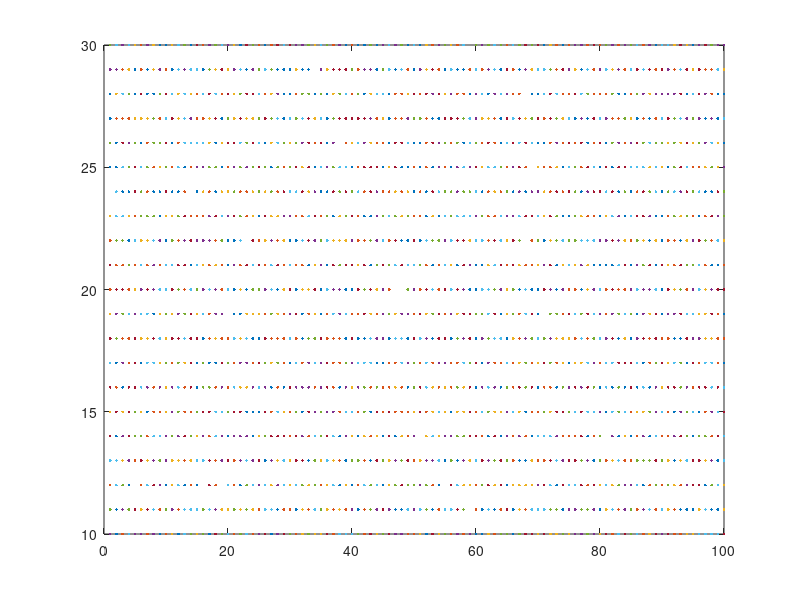

MATLAB code for this plot:
%% Using Matlab to generate random numbers, vectors and matrices
% selected from a uniform or normal distribution

clear all; close all; clc;

% rng(0) will reset the random number generating seed
% rng('shuffle')
% rng('default')

% generate a random number uniformly distributed within [0,1]
rand

% 2x2 matrix of random numbers
rand(2)

% if the matrix is not square, specify both dimensions
rand(1,3)

% becomes more uniform as we use more points
x = rand(1e3,1);
hist(x);

% how do we generate a random number on the intervale [a,b]
% (b-a) * rand + a
a = 10;
b = 25;

x = a + (b - a) * rand(1e3,1);
hist(x);

% normally distributed random numbers (mean = 0, std dev = 1)
randn

x = randn(1,1e6);
% number of bins k
k = ceil(log2(length(x)) + 1);
hist(x,k);

% this should pass the lillietest (h = 0, p > 0.05)
%[h, p] = lillietest(x);

% normally distributed with mean of mu and std dev of s
mu = 1700;
s = 50;

x = mu + s*randn(1,1e6);
k = ceil(log2(length(x)) + 1);
hist(x,k);

% how does standard deviation effect the plot? As std dev increases the
% distribution spreads out
x = mu + s*randn(1,1e6);
y = mu + 3*s*randn(1,1e6);
hist([x' y'],k);

% random integers which are not picked from a continuous distribution but
% from a discrete distribution

% generate an integer between 1-10 inclusive
randi(10)

% row vector of 1000 numbers between [1,10]
% histograms don't work very well for randi, but we can still see that it
% is nearly uniformly distributed
x = randi(10,1,1e3);
hist(x);

% simulate coin flips (1 heads, 2 tails)
flips = randi(2,1,1e3);

% drawing cards with replacement
cards = randi(52,1,1e3);

% pick between a & b inclusive [a,b]
% (a - 1) + randi(b - a + 1,1,1e3)
a = 10;
b = 30;

x = (a-1) + randi(b-a + 1,1e2);
% plotting is a good way to check the bounds
plot(x,'.');

% create a 10x10 matrix of random integers within our desired range
x = (a-1) + randi(b-a + 1,10,10);

% psuedo random number generator -> not truly random



